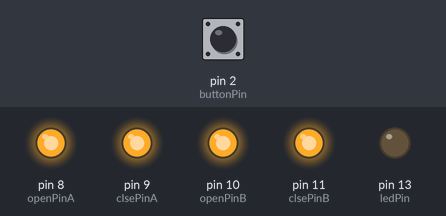
The sketch below on a simulated Arduino Uno, built with avr-gcc and run on an emulated ATmega328P. Shown: output pins drawn as LEDs (lit = HIGH). Inputs (shaded band) come from the test bench; at power-on: pin 2 (buttonPin) HIGH.

Above: at 1.2 s.
1.3 s: pin 2 (buttonPin) pulled LOW for 0.15 s
At 1.42 s:
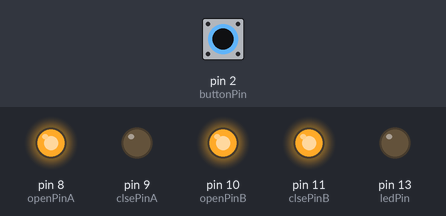
At 11.6 s:
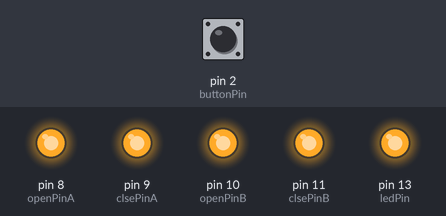
Timing chart, 0 to 14.3 s (numbered marks = the images above; inputs shaded):
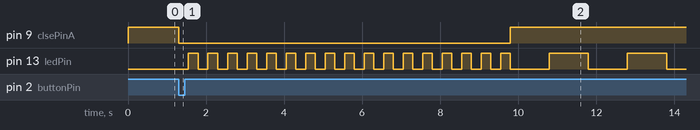

Measured:
- after the input at 1.3 s, pin 9 (clsePinA): HIGH → LOW at once, → HIGH 8.5 s later; pin 13 (ledPin): goes 16 × (HIGH 0.25 s, LOW 0.25 s), HIGH 0.25 s, LOW 1.0 s, HIGH 1.0 s, LOW 1.0 s, HIGH 1.0 s, then LOW, starting after 0.25 s

The sketch:

buttonRulesTwoValves.ino
```cpp
const int ledPin = 13;
const int buttonPin = 2;
const int openPinA =  8;
const int clsePinA =  9;
const int openPinB =  10;
const int clsePinB =  11;

// переменные
int buttonState = 0;
int buttonTemp = 0;
int ledVar = 0;

void setup() {
  pinMode(ledPin, OUTPUT);
  pinMode(openPinA, OUTPUT);
  pinMode(clsePinA, OUTPUT);
  pinMode(openPinB, OUTPUT);
  pinMode(clsePinB, OUTPUT);
  pinMode(buttonPin, INPUT);
  digitalWrite(ledPin, LOW);
  digitalWrite(openPinA, HIGH);
  digitalWrite(clsePinA, HIGH);
  digitalWrite(openPinB, HIGH);
  digitalWrite(clsePinB, HIGH);
}
void loop(){
  // считываем значения с входа кнопки
  buttonState = digitalRead(buttonPin);

  if (buttonState == LOW) {
    if (buttonTemp == 0) {
      // Закрываем кран A
      digitalWrite(ledPin, HIGH);
      digitalWrite(clsePinA, LOW);
      ledBlink(250);
      digitalWrite(clsePinA, HIGH);
      // Ждем 15 сек
      ledBlink(1000);
      // Открываем кран B
      digitalWrite(openPinB, LOW);
      ledBlink(250);
      digitalWrite(openPinB, HIGH);
      buttonTemp = 1;
    }
    else {
      // Закрываем кран B
      digitalWrite(ledPin, LOW);
      digitalWrite(clsePinB, LOW);
      ledBlink(250);
      digitalWrite(clsePinB, HIGH);
      // Ждем 15 сек
      ledBlink(1000);
      // Открываем кран A
      digitalWrite(openPinA, LOW);
      ledBlink(250);
      digitalWrite(openPinA, HIGH);
      digitalWrite(ledPin, LOW);
      buttonTemp = 0;
    }
  }
}

void ledBlink(int blinkTime) {
  while(ledVar < 17) {
    digitalWrite(ledPin, LOW);
    delay(blinkTime);
    digitalWrite(ledPin, HIGH);
    delay(blinkTime);
    ledVar++;
  }
  ledVar = 0;
}
```
